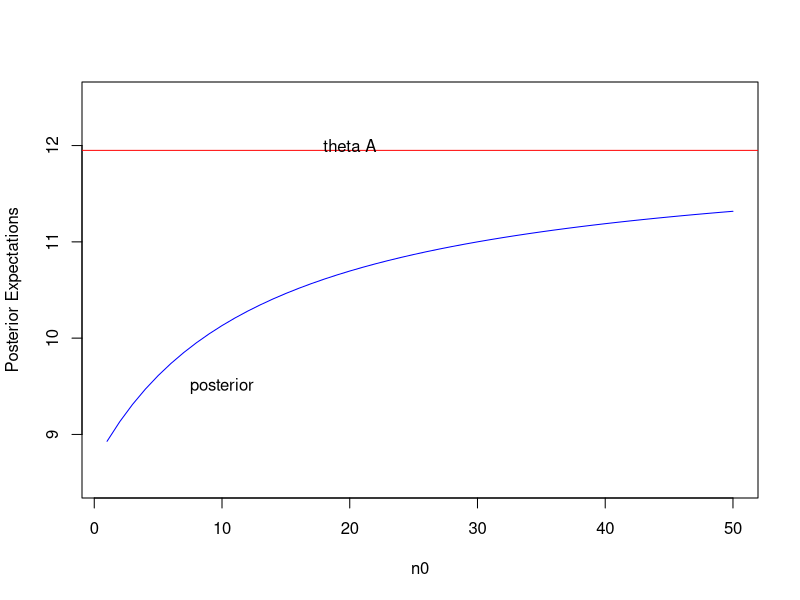
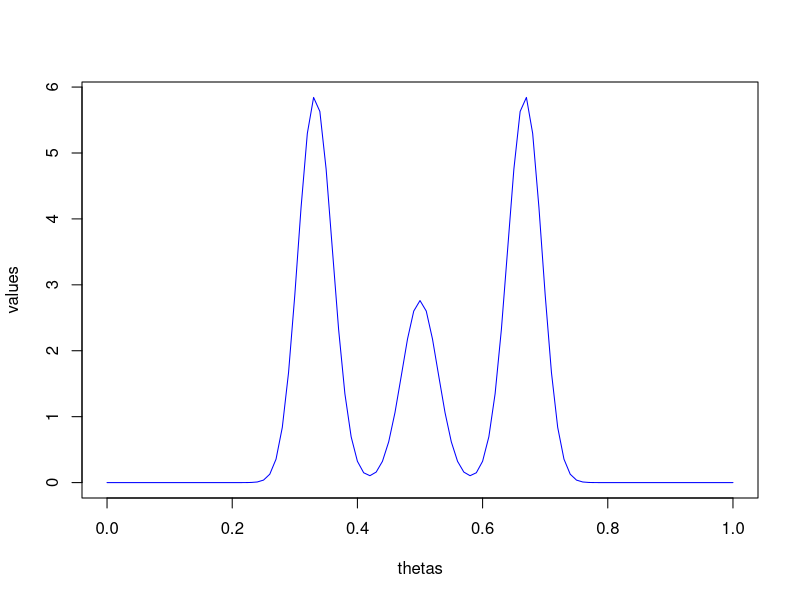
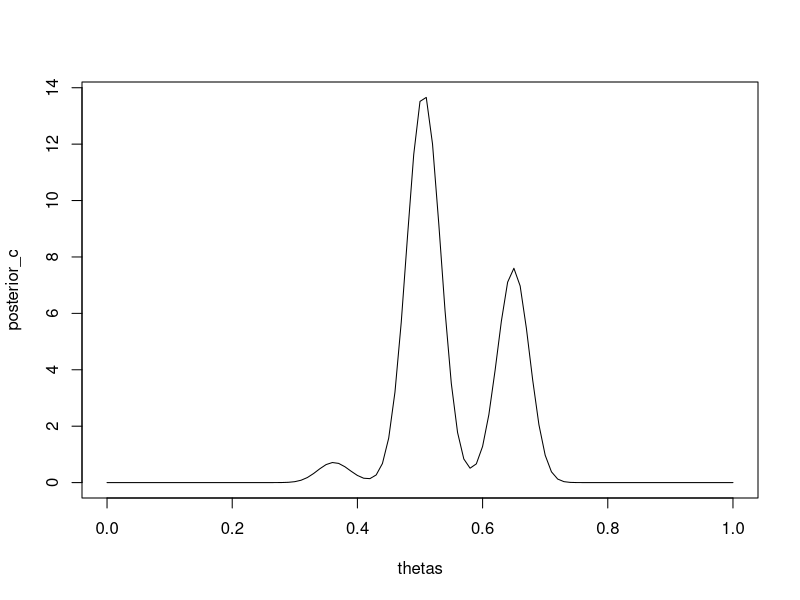

Write R code to recreate these figures, in order. (Note: this script raises an error after producing the figures.)
## ---- chunk 1
yA = c(12, 9, 12, 14, 13, 13, 15, 8, 15, 6)
yB = c(11, 11, 10, 9, 9, 8, 7, 10, 6, 8, 8, 9, 7)
sum(yA)
sum(yB)
## ---- chunk 2
cat('95% Interval for GAM(237,20) : ', qgamma(.025,293,20), qgamma(.975,293,20))
## ---- chunk 3
cat('95% Interval for GAM(125,14) : ', qgamma(.025,125,14), qgamma(.975,125,14))
## ---- chunk 4
# is posterior expectation just E(\theta | y)
n0 = seq(1,50,1)
yB = c(11, 11, 10, 9, 9, 8, 7, 10, 6, 8, 8, 9, 7)
n = length(yB)
sum_yB = sum(yB)
means = c() 

for (i in n0){
  
  # prior 
  alpha = 12 * i
  beta = i
  
  # posterior 
  posterior_alpha = alpha + sum_yB
  posterior_beta = beta + n 
  
  posterior_expectation = posterior_alpha / posterior_beta
  means = append(means,posterior_expectation)
  
}
## ---- chunk 5
plot(n0,means,type='l',
    ylim=c(8.5,12.5),
    ylab='Posterior Expectations',
    col='blue')
abline(h=11.95 ,col='red')
text(10,9.5, "posterior")
text(20,12, "theta A")
## ---- chunk 6
thetas = seq(0,1,0.01)
#values = (.4 * dbeta(thetas,10,20)) +  (.2 * dbeta(thetas,15,15)) + (.4 * dbeta(thetas,20,10))
values = (.4 * dbeta(thetas,100,200)) +  (.2 * dbeta(thetas,150,150)) + (.4 * dbeta(thetas,200,100))
plot(thetas,values,type='l',col='blue')
## ---- chunk 7
# this is incorrect because the weights will sum up > 1 
posterior_c = dbeta(thetas,28,24) * values
plot(thetas,posterior_c,type='l')
## ---- chunk 8
a=2 
b=1

sy1 = 217
sy2 = 66

n1 = 10 # sample size 
n2 = 44

t.mc=NULL

for ( s in 1:1000) {
  
# theta1 is sample from the posterior, gam(239,20)
theta1 = rgamma(1,239,20) #samples from posterior

y1.mc = rpois(n1 , theta1) #dataset 

t.mc = c(t.mc,(sum(y1.mc) / 10) / sd(y1.mc))
}

df = as.data.frame(t.mc)
df %>% ggplot(aes(x=t.mc)) +
    geom_histogram(binwidth=0.25, fill="#A7C7E7",color='black',alpha=0.9)
